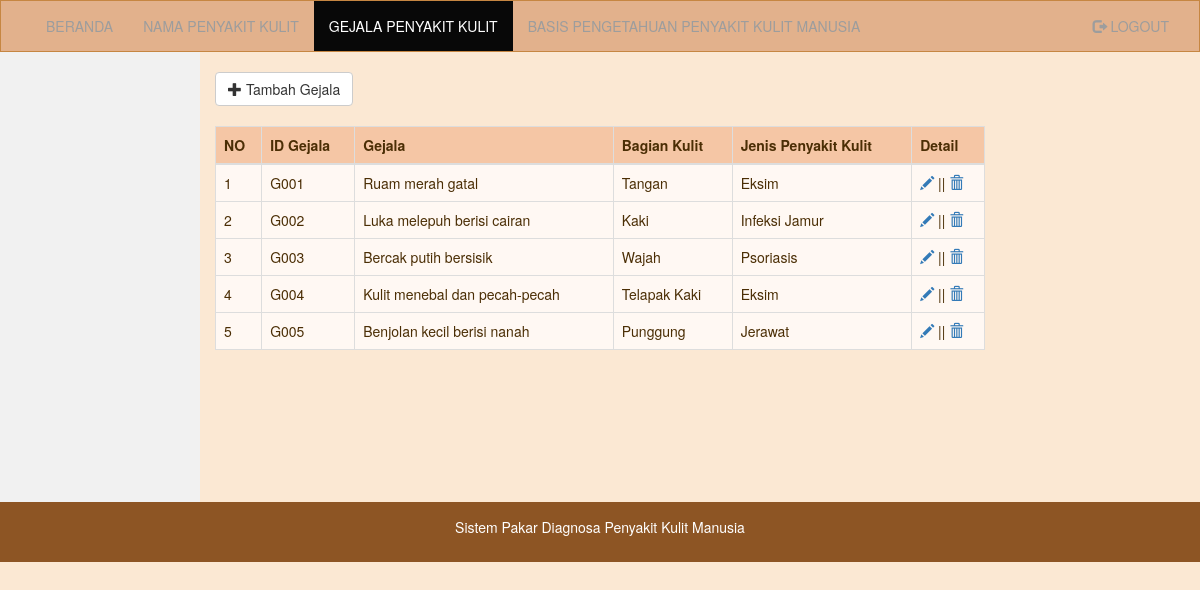
Screenshot of /gejala.php with the database file from the repository.
### tables this page shows
CREATE TABLE `gejala` (
  `idgejala` varchar(10) NOT NULL,
  `gejala` varchar(1000) NOT NULL,
  `bagiankulit` varchar(50) NOT NULL,
  `jeniskulit` varchar(50) NOT NULL
);

### gejala.php (the view, shortened to what this page needs)
<?php
include('koneksi.php');
?>
<!DOCTYPE html>
<html lang="en">
<head>
  <link rel="stylesheet" href="https://maxcdn.bootstrapcdn.com/bootstrap/3.3.7/css/bootstrap.min.css">
  <link rel="stylesheet" href="css/style.css">
</head>
<body>
<nav class="navbar navbar-inverse">
  <div class="container-fluid">
    <div class="collapse navbar-collapse" id="myNavbar">
      <ul class="nav navbar-nav">
        <li><a href="homeadmin.php">BERANDA</a></li>
        <li><a href="penyakit.php">NAMA PENYAKIT KULIT</a></li>
        <li class="active"><a href="gejala.php">GEJALA PENYAKIT KULIT</a></li>
        <li><a href="basispengetahuan.php">BASIS PENGETAHUAN PENYAKIT KULIT MANUSIA</a></li>
      </ul>
      <ul class="nav navbar-nav navbar-right">
        <li><a href="logout.php"><span class="glyphicon glyphicon-log-out"></span> LOGOUT</a></li>
      </ul>
    </div>
  </div>
</nav>
<div class="container-fluid text-center">
  <div class="row content">
    <div class="col-sm-2 sidenav">
    </div>
    <div class="col-sm-8 text-left">
<br>
<a href="ainputgejala.php"><button type="button" class="btn btn-default">
  <span class="glyphicon glyphicon-plus" aria-hidden="true"></span> Tambah Gejala
</button></a>
        <br><br>
            <div class="box-body table-responsive">
                <table id="example1" class="table table-bordered table-striped">
                    <thead>
                        <tr>
                            <th>NO</th>
                            <th>ID Gejala</th>
                            <th>Gejala</th>
                            <th>Bagian Kulit</th>
                            <th>Jenis Penyakit Kulit</th>
                            <th>Detail</th>
                        </tr>
                    </thead>
                    <tbody>
                    <?php
                    $query = "SELECT * FROM gejala";
                    $hasil = mysqli_query($konek_db, $query);
                    $id = 0;
                    while ($data = mysqli_fetch_array($hasil)) {
                        $id++;
                        echo "<tr>\n";
                        echo "<td>".$id."</td>\n";
                        echo "<td>".$data['idgejala']."</td>\n";
                        echo "<td>".$data['gejala']."</td>\n";
                        echo "<td>".(isset($data['bagiankulit']) ? $data['bagiankulit'] : '-')."</td>\n";
                        echo "<td>".(isset($data['jeniskulit']) ? $data['jeniskulit'] : '-')."</td>\n";
                        echo "<td><a href='aeditgejala.php?id=".$data['idgejala']."'><i class='glyphicon glyphicon-pencil'></i></a> || <a href='adeletegejala.php?id=".$data['idgejala']."' onclick='return checkDelete()'><i class='glyphicon glyphicon-trash'></i></a></td>\n";
                        echo "</tr>\n";
                    }
                    ?>
                    </tbody>
                </table><br><br><br><br><br>
            </div>
    </div>
  </div>
</div>
<footer class="container-fluid text-center">
  <p>Sistem Pakar Diagnosa Penyakit Kulit Manusia</p>
</footer>
</body>
</html>

### css/style.css (style rules this page uses)
:root { --kulit-muda: #fbe8d3; --kulit-peach: #f5c6a5; --kulit-tan: #e2b18c; --kulit-medium: #c68642; --kulit-brown: #8d5524; }
body { background-color: var(--kulit-muda) !important; }
.navbar { margin-bottom: 0; border-radius: 0; background-color: var(--kulit-tan) !important; border-color: var(--kulit-medium) !important; color: #4b2e05 !important; }
.row.content { height: 450px }
.sidenav { padding-top: 20px; background-color: #f1f1f1; height: 100%; }
footer { background-color: var(--kulit-brown) !important; color: #fff !important; padding: 15px; }
.table > thead > tr > th { background-color: var(--kulit-peach) !important; color: #4b2e05 !important; }
.table > tbody > tr > td { background-color: #fff8f3 !important; color: #4b2e05 !important; }

### rows the page displays
gejala: idgejala "G001", gejala "Ruam merah gatal", bagiankulit "Tangan", jeniskulit "Eksim"
gejala: idgejala "G002", gejala "Luka melepuh berisi cairan", bagiankulit "Kaki", jeniskulit "Infeksi Jamur"
gejala: idgejala "G003", gejala "Bercak putih bersisik", bagiankulit "Wajah", jeniskulit "Psoriasis"
gejala: idgejala "G004", gejala "Kulit menebal dan pecah-pecah", bagiankulit "Telapak Kaki", jeniskulit "Eksim"
gejala: idgejala "G005", gejala "Benjolan kecil berisi nanah", bagiankulit "Punggung", jeniskulit "Jerawat"
